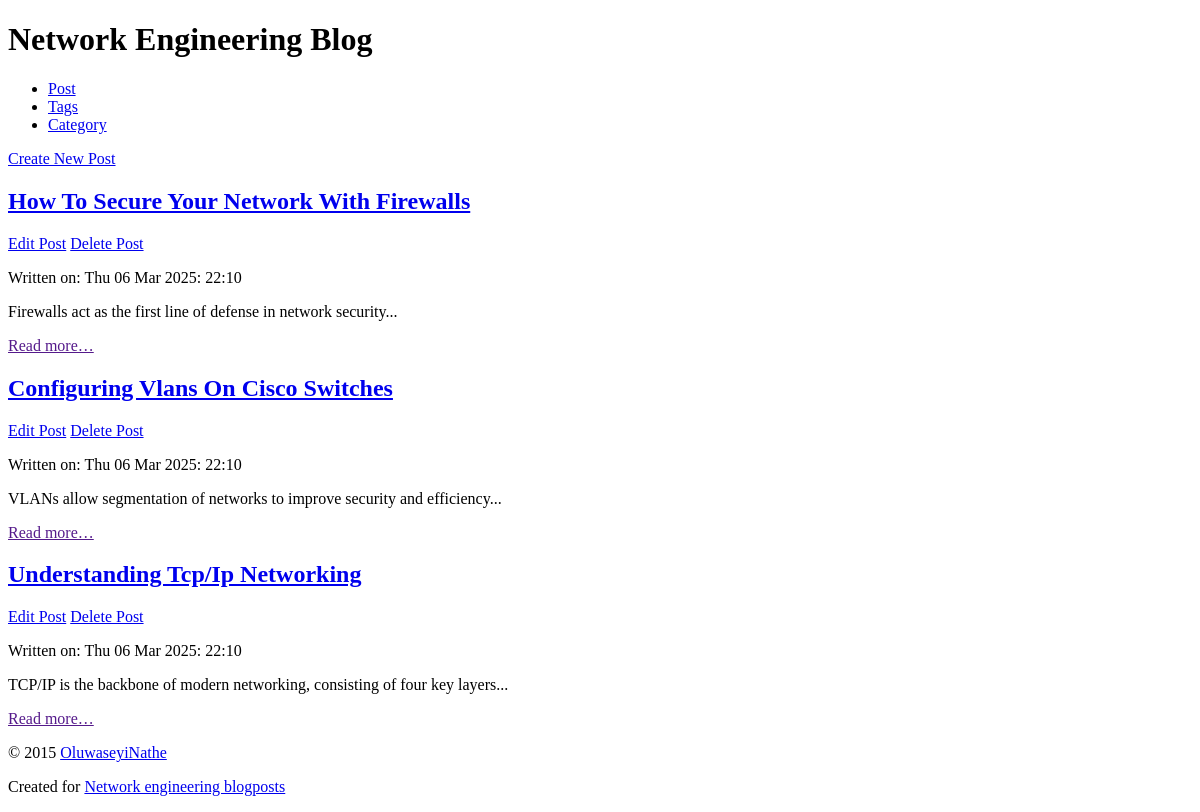
/blog/, run on an earlier commit of the app's database.
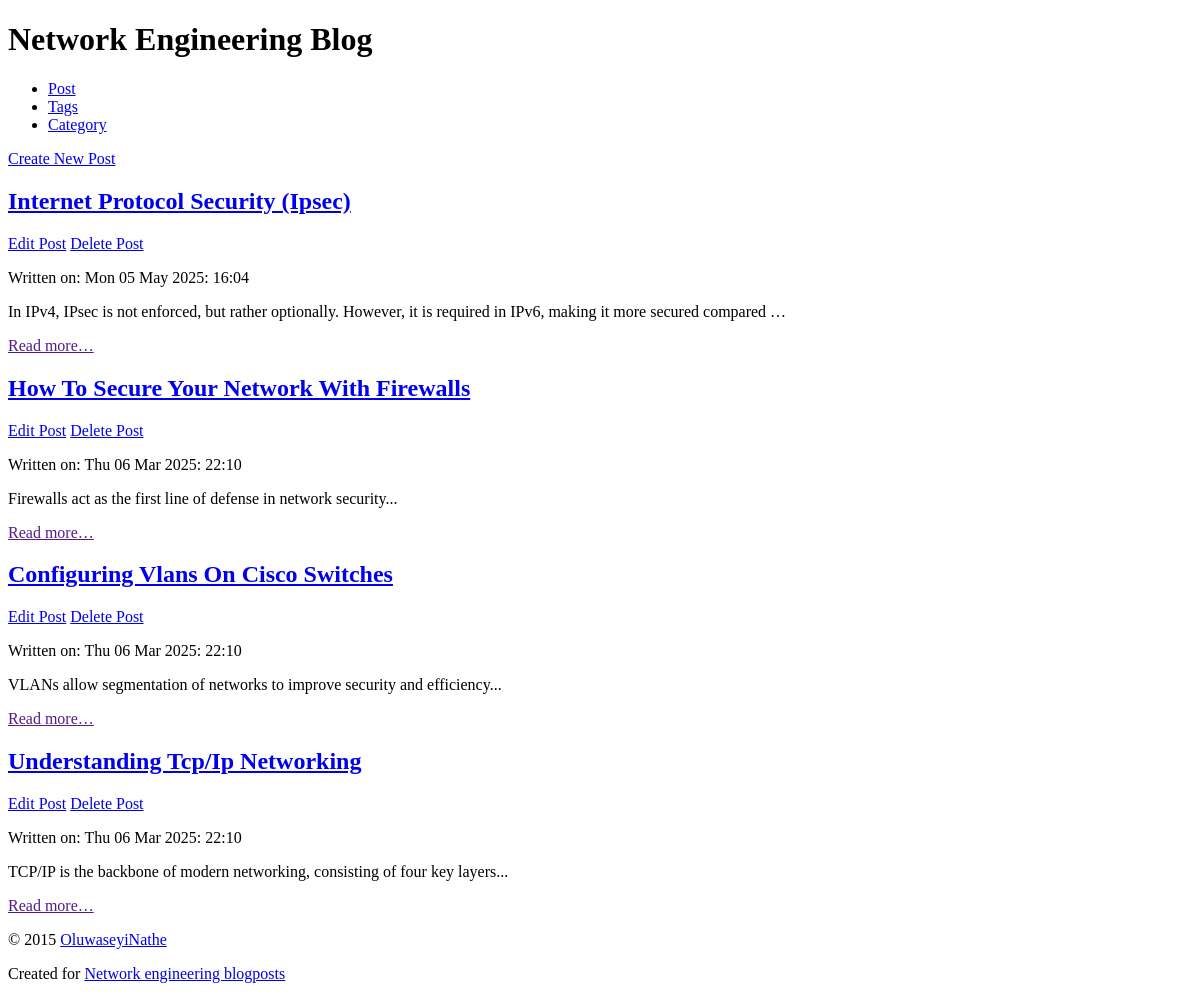
And on a later commit of the database.
### blog/models.py (models this page shows, shortened)
class Post(models.Model):
    title = models.CharField(max_length=255)
    slug = models.SlugField(max_length=100, help_text='A label for URL config', unique_for_month='published_at')
    content = models.TextField()
    description = models.TextField()
    category = models.ForeignKey("Category", on_delete=models.SET_NULL, null=True)
    tags = models.ManyToManyField("Tag", related_name="posts")
    featured_image = models.ImageField(upload_to="post/", blank=True, null=True)
    published_at = models.DateTimeField(auto_now_add=True)
    updated_at = models.DateTimeField(auto_now=True)
    views = models.PositiveIntegerField(default=0)
    read_time = models.PositiveIntegerField(default=0) # Estimate read time in minutes
    class Meta:
        verbose_name = 'blog post'
        ordering = ['-published_at', 'title']
        get_latest_by = 'published_at'
    def get_absolute_url(self):
        return reverse('blog:blog_post_detail',
                       kwargs={'year': self.published_at.year,
                               'month': self.published_at.month,
                               'slug': self.slug})
    def get_update_url(self):
        return reverse('blog:blog_update',
                       kwargs={'year': self.published_at.year,
                               'month': self.published_at.month,
                               'slug': self.slug})
    def get_delete_url(self):
        return reverse('blog:blog_delete',
                       kwargs={'year': self.published_at.year,
                               'month': self.published_at.month,
                               'slug': self.slug})

### blog/views.py (the view)
# urls.py: path("", PostList.as_view(), name="blog_post_list"),
class PostList(View):
    template_name = 'blog/post_list.html'
    def get(self, request):
        post_list = Post.objects.all() # define the data to be displayed on the webpage
        context = {'post_list': post_list}
        return render(request, self.template_name, context)

### blog/templates/blog/post_list.html (shortened to what this page needs)
{% extends parent_template|default:"blog/base_blog.html" %}
{% block content %}
<div>
  <a href="{% url 'blog:post_create' %}">Create New Post</a>
</div>
{% for post in post_list %}
<article>
  <header>
    <h2>
      <a href="{{ post.get_absolute_url }}">
        {{ post.title|title }}</a>
    </h2>
    <div>
      <a href="{{ post.get_update_url }}">Edit Post</a>
      <a href="{{ post.get_delete_url }}">Delete Post</a>
    </div>
    <p>
      Written on:
      <time datetime="{{ post.published_at|date:"Y-m-d H:i:s" }}">
        {{ post.published_at|date:"D d M Y: H:i" }}
      </time>
    </p>
  </header>
  <p>{{ post.content|truncatewords:20 }}</p>
  <p>
    <a href="">
      Read more&hellip;</a>
  </p>
</article>
{% empty %}
<p><em>No Blog Posts Available</em></p>
{% endfor %}
{% endblock %}{}

What changed in the data, as far as the page shows it:
added Post: title "Internet Protocol Security (Ipsec)", published_at "Mon 05 May 2025: 16:04", content "In IPv4, IPsec is not enforced, but rather optionally. However, it is required in IPv6, making it more secured compared …"
